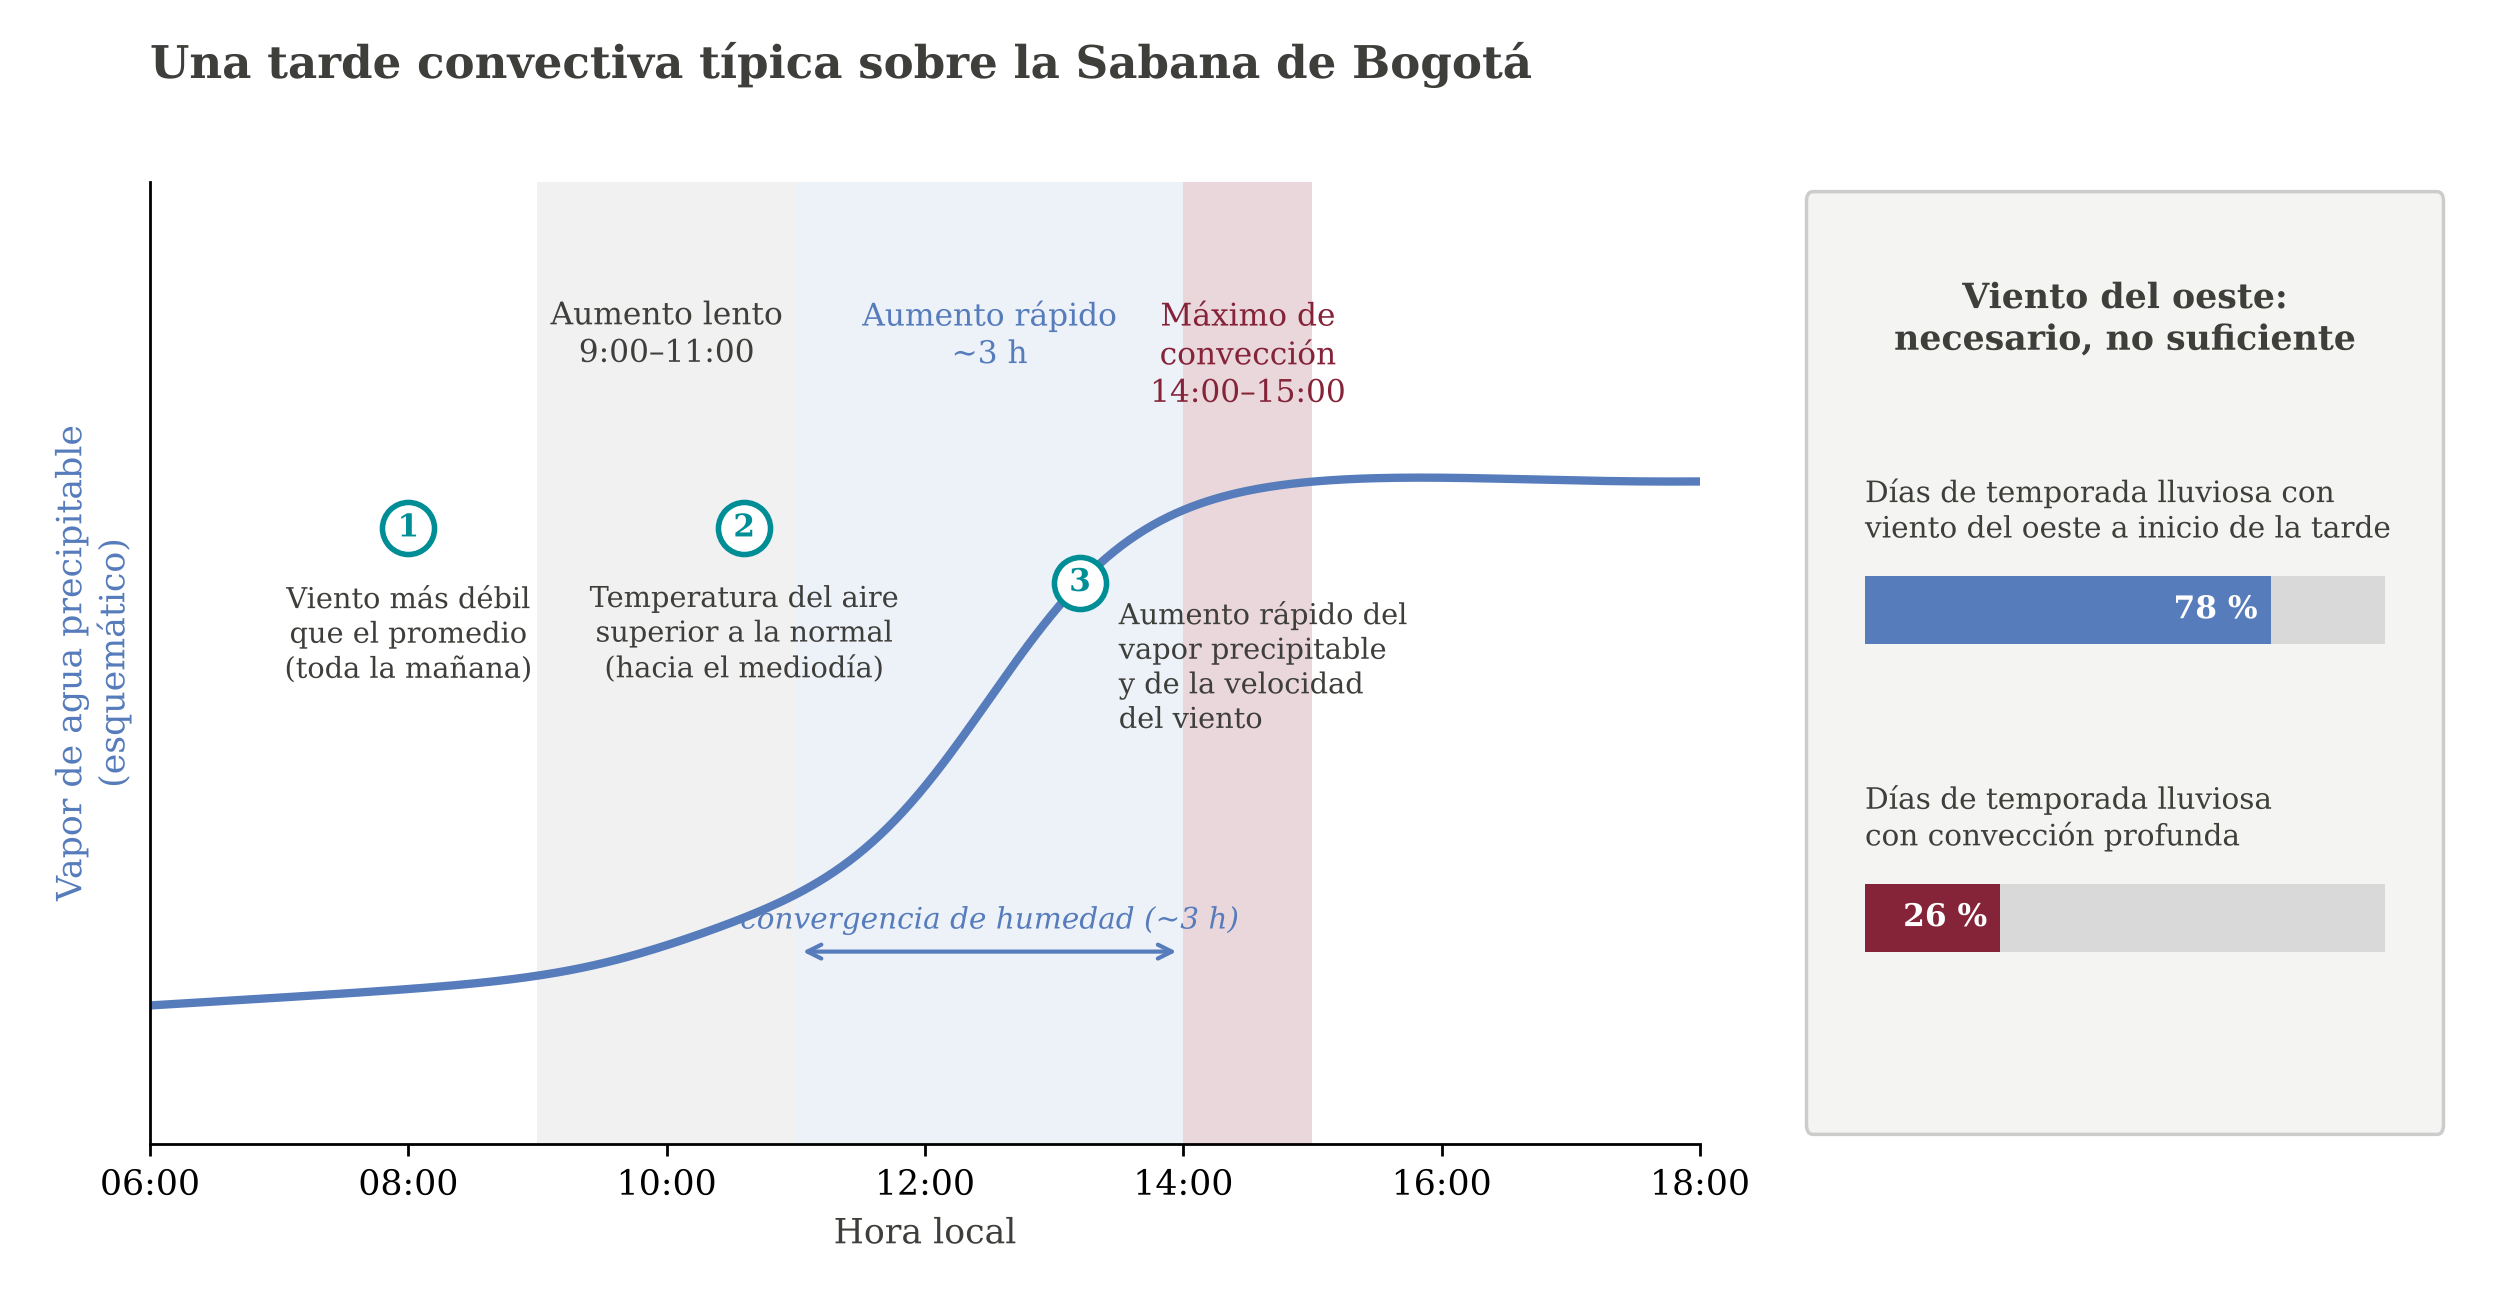

Source code (Python):
"""Figura 2.1. Una tarde convectiva típica sobre la Sabana de Bogotá (esquema).
Curva esquemática; horarios y precursores según Casallas-García et al. (2023)."""
from pathlib import Path; import sys
RAIZ = Path(__file__).resolve().parents[1]
sys.path.insert(0, str(RAIZ / "src"))
SALIDA = Path(__file__).with_suffix(".png")
import numpy as np, matplotlib.pyplot as plt
from matplotlib.patches import FancyBboxPatch
from paleta import PALETA, ROL
plt.rcParams.update({"font.family":"DejaVu Serif","font.size":10})
S=ROL["serie"]; P=ROL["positivo"]; K=ROL["linea_ref"]; GR=PALETA["wi-grey"]; G=PALETA["wwu-green"]
fig=plt.figure(figsize=(10,5.2),facecolor="white")
ax=fig.add_axes([0.06,0.12,0.62,0.74])
t=np.linspace(6,18,400)
def pwv(x):
    base=0.18+0.03*(x-6)/3
    slow=0.06/(1+np.exp(-(x-10)/0.5))
    fast=0.55/(1+np.exp(-(x-12.5)/0.6))
    drop=-0.06/(1+np.exp(-(x-16.5)/1.0))   # descenso lento: el PWV no cae rápido tras el pico
    return base+slow+fast+drop
ax.axvspan(9,11,color=GR,alpha=0.12,lw=0)
ax.axvspan(11,14,color=S,alpha=0.10,lw=0)
ax.axvspan(14,15,color=P,alpha=0.18,lw=0)
ax.plot(t,pwv(t),color=S,lw=2.4)
ax.set_xlim(6,18); ax.set_ylim(0,1.25)
ax.set_xticks(range(6,19,2)); ax.set_xticklabels([f"{h:02d}:00" for h in range(6,19,2)])
ax.set_yticks([]); ax.set_ylabel("Vapor de agua precipitable\n(esquemático)",color=S)
ax.set_xlabel("Hora local",color=K)
for s in ["top","right"]: ax.spines[s].set_visible(False)
ax.text(10,1.1,"Aumento lento\n9:00–11:00",ha="center",va="top",fontsize=9,color=K)
ax.text(12.5,1.1,"Aumento rápido\n~3 h",ha="center",va="top",fontsize=9,color=S)
ax.text(14.5,1.1,"Máximo de\nconvección\n14:00–15:00",ha="center",va="top",fontsize=9,color=P)
ax.annotate("",xy=(14,0.25),xytext=(11,0.25),arrowprops=dict(arrowstyle="<->",color=S,lw=1.2))
ax.text(12.5,0.28,"convergencia de humedad (~3 h)",ha="center",fontsize=8.5,color=S,style="italic")
def mark(x,yy,n):
    ax.plot(x,yy,"o",ms=15,mfc="white",mec=G,mew=1.6,zorder=5)
    ax.text(x,yy,str(n),ha="center",va="center",color=G,fontsize=9,fontweight="bold",zorder=6)
mark(8,0.8,1); ax.text(8,0.73,"Viento más débil\nque el promedio\n(toda la mañana)",ha="center",va="top",fontsize=8.3,color=K)
mark(10.6,0.8,2); ax.text(10.6,0.73,"Temperatura del aire\nsuperior a la normal\n(hacia el mediodía)",ha="center",va="top",fontsize=8.3,color=K)
mark(13.2,pwv(13.2),3); ax.text(13.5,pwv(13.2)-0.02,"Aumento rápido del\nvapor precipitable\ny de la velocidad\ndel viento",fontsize=8.3,va="top",color=K)
ia=fig.add_axes([0.72,0.12,0.26,0.74]); ia.axis("off"); ia.set_xlim(0,1); ia.set_ylim(0,1)
ia.add_patch(FancyBboxPatch((0.02,0.02),0.96,0.96,boxstyle="round,pad=0.01",fc="#f4f4f2",ec="#cccccc"))
ia.text(0.5,0.9,"Viento del oeste:\nnecesario, no suficiente",ha="center",va="top",fontsize=10,fontweight="bold",color=K)
def bar(yb,frac,col,lab,val):
    ia.add_patch(plt.Rectangle((0.1,yb),0.8,0.07,fc=ROL["negativo"],ec="none"))
    ia.add_patch(plt.Rectangle((0.1,yb),0.8*frac,0.07,fc=col,ec="none"))
    ia.text(0.1,yb+0.1,lab,fontsize=8.5,color=K,va="bottom")
    ia.text(0.1+0.8*frac-0.02,yb+0.035,val,ha="right",va="center",fontsize=9,color="white",fontweight="bold")
bar(0.52,0.78,S,"Días de temporada lluviosa con\nviento del oeste a inicio de la tarde","78 %")
bar(0.2,0.26,P,"Días de temporada lluviosa\ncon convección profunda","26 %")
fig.text(0.06,0.94,"Una tarde convectiva típica sobre la Sabana de Bogotá",fontsize=13,fontweight="bold",color=K)
fig.savefig(SALIDA,dpi=250)
print("ok", SALIDA.name)
